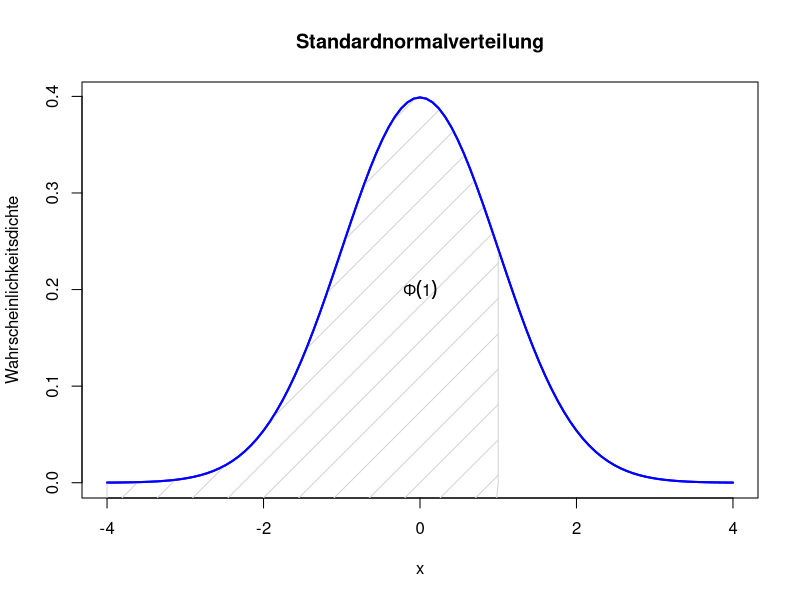

R code for this plot:
# draw standard normal and area of +-1 sd
cord.x <- c(-4,seq(-4,1,0.01),1) 
cord.y <- c(-4,dnorm(seq(-4,1,0.01)),0) 
curve(dnorm(x), from = -4, to = 4, col="blue", ylab = "Wahrscheinlichkeitsdichte", main="Standardnormalverteilung", lwd=2)
polygon(cord.x,cord.y,col='lightgrey', density=4)
curve(dnorm(x), from = -4, to = 4, col="blue", add=TRUE, lwd=2)
text(0, 0.2, expression(Phi(1)))
